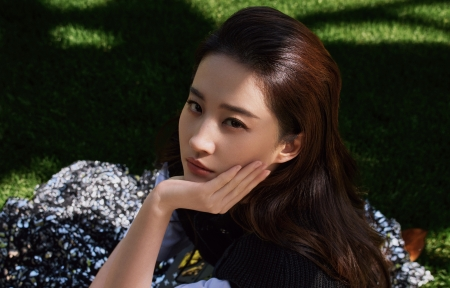
#> input picture 爬虫小例子/女神/一手托腮的美女刘亦菲 4.jpg, 450 x 288 px
$ python '图片合成.py'
#> lines starting #> are read from the running program, lines starting #| are printed output that depends on the picture
from PIL import Image
import os

im = Image.open('./女神/一手托腮的美女刘亦菲 4.jpg')
#> im is the input picture: PIL image 450x288 RGB; mean R, G, B 49.4, 45.4, 34.8
w,h = im.size
#> w = 450; h = 288
print(w,h)
#| 450 288
row = 4
high = 5

names = os.listdir('./女神')

new_img = Image.new('RGB', (high*w, row*h))
#> new_img: PIL image 2250x1152 RGB; every value is 0
for x in range(row):
    for y in range(high):
        o_img = Image.open('./女神/'+names[high*x+y])
        new_img.paste(o_img, (y*w, x*h))
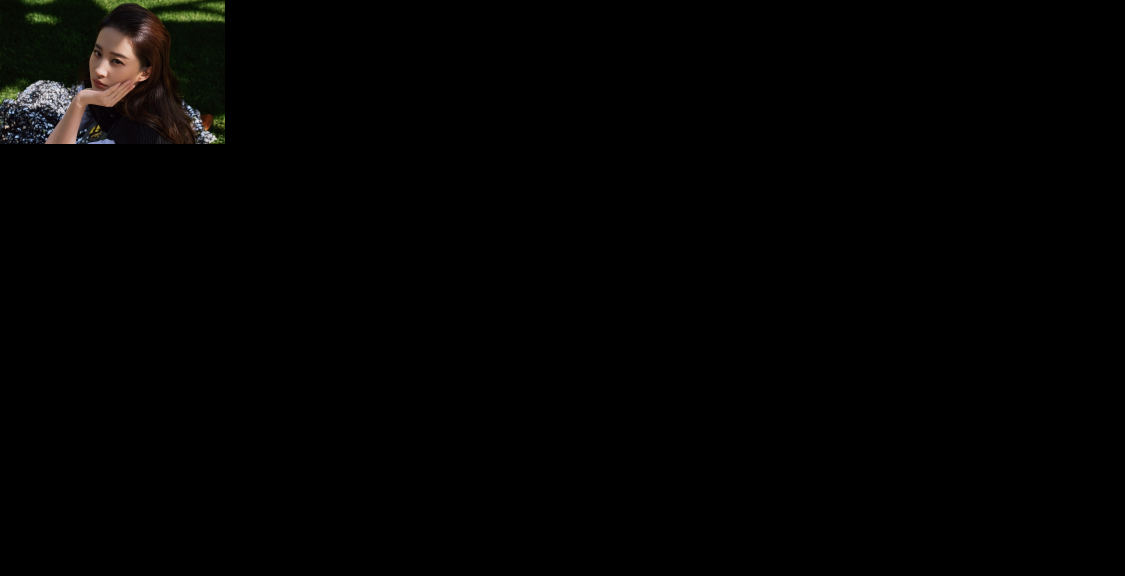
#> new_img: PIL image 2250x1152 RGB (shown at 1/2 size); mean R, G, B 2.5, 2.3, 1.7
#> (the run stopped early here; a loop or call above may not have finished)

$ run again, with 爬虫小例子/女神/刘亦菲 猫 毛绒玩具 居家.jpg copied over 爬虫小例子/女神/一手托腮的美女刘亦菲 4.jpg
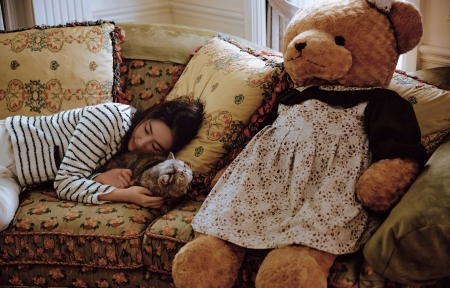
#> input picture 爬虫小例子/女神/刘亦菲 猫 毛绒玩具 居家.jpg, 450 x 288 px
#> im is the input picture: PIL image 450x288 RGB; mean R, G, B 112.8, 88.5, 72.3
#| 450 288
#> `new_img.paste(o_img, (y*w, x*h))`:
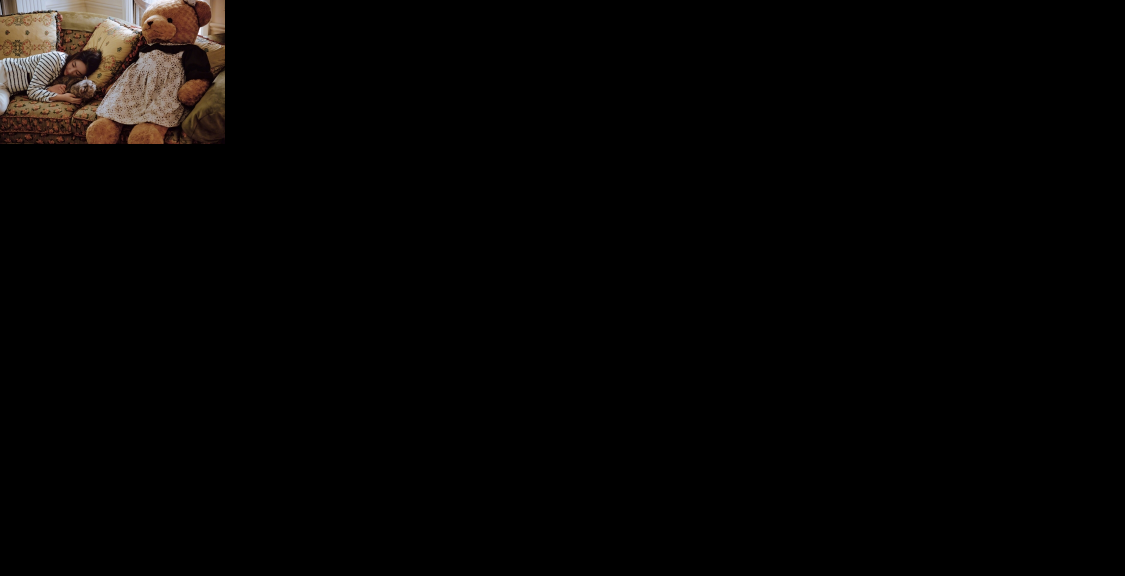
#> new_img: PIL image 2250x1152 RGB (shown at 1/2 size); mean R, G, B 5.6, 4.4, 3.6

$ run again, with 爬虫小例子/女神/刘亦菲篮球4K壁纸3840x2.jpg copied over 爬虫小例子/女神/一手托腮的美女刘亦菲 4.jpg
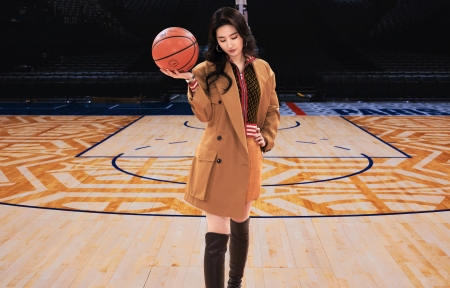
#> input picture 爬虫小例子/女神/刘亦菲篮球4K壁纸3840x2.jpg, 450 x 288 px
#> im is the input picture: PIL image 450x288 RGB; mean R, G, B 135.6, 107.1, 90.3
#| 450 288
#> `new_img.paste(o_img, (y*w, x*h))`:
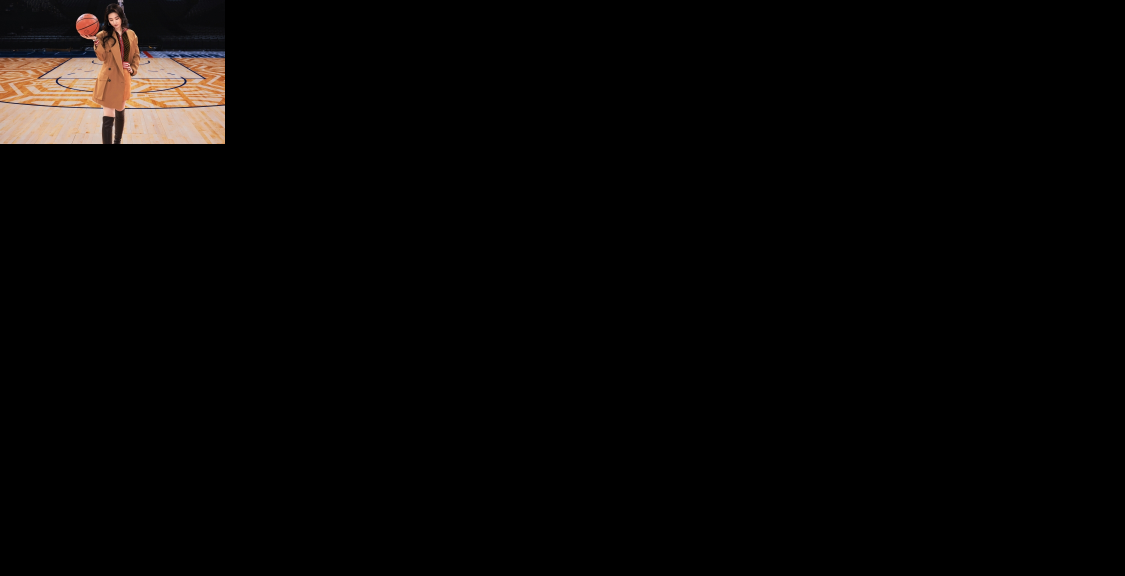
#> new_img: PIL image 2250x1152 RGB (shown at 1/2 size); mean R, G, B 6.8, 5.4, 4.5
